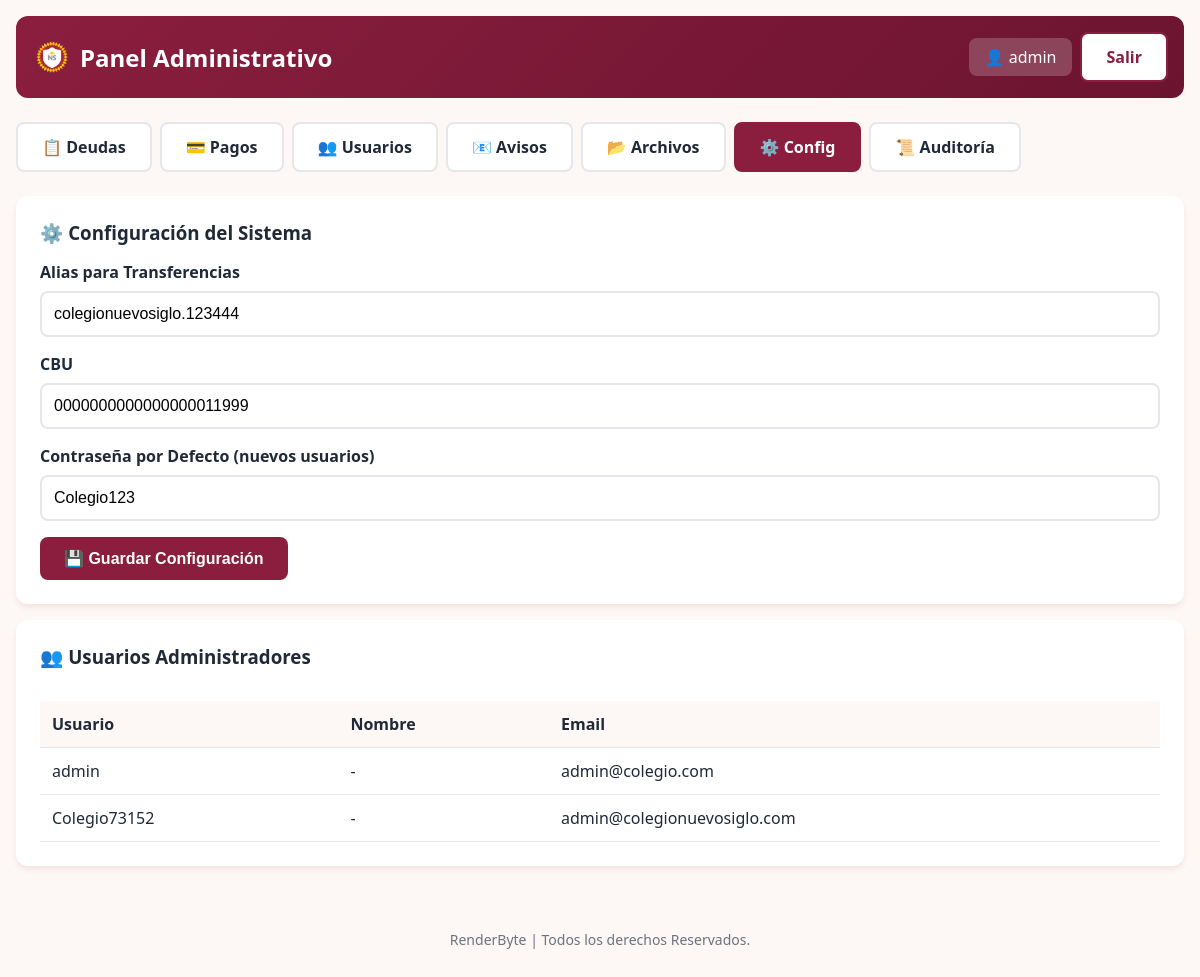
The app's page /admin-panel/config/ (signed in) with its own data.
### portal/models.py (models this page shows, shortened)
class ConfiguracionSistema(models.Model):
    alias_transferencia = models.CharField(max_length=100, default='colegio.nuevosiglo')
    cbu = models.CharField(max_length=22, default='0000000000000000000000')
    password_default = models.CharField(max_length=50, default='Colegio123')
    class Meta:
        verbose_name = "Configuración del Sistema"
        verbose_name_plural = "Configuración del Sistema"
    @classmethod
    def get_config(cls):
        config, _ = cls.objects.get_or_create(pk=1)
        return config

class PerfilUsuario(models.Model):
    ROL_CHOICES = [
        ('admin', 'Administrador'),
        ('padre', 'Padre/Responsable'),
    ]
    usuario = models.OneToOneField(User, on_delete=models.CASCADE, related_name='perfil')
    dni = models.BigIntegerField(null=True, blank=True, db_index=True, verbose_name="DNI")
    rol = models.CharField(max_length=20, choices=ROL_CHOICES, default='padre')
    must_change_password = models.BooleanField(default=True, verbose_name="Debe cambiar contraseña")
    class Meta:
        verbose_name = "Perfil de Usuario"
        verbose_name_plural = "Perfiles de Usuario"
    @property
    def es_admin(self):
        return self.rol == 'admin'

### portal/views.py (the view)
    def wrapper(request, *args, **kwargs):
        if not request.user.is_authenticated:
            return redirect('portal:login')
        if not hasattr(request.user, 'perfil') or not request.user.perfil.es_admin:
            messages.error(request, 'No tiene permisos para acceder a esta sección.')
            return redirect('portal:portal_padre')
        return view_func(request, *args, **kwargs)

### portal/views.py (called while the page is built, shortened)
def admin_required(view_func):
    def wrapper(request, *args, **kwargs):
        if not request.user.is_authenticated:
            return redirect('portal:login')
        if not hasattr(request.user, 'perfil') or not request.user.perfil.es_admin:
            messages.error(request, 'No tiene permisos para acceder a esta sección.')
            return redirect('portal:portal_padre')
        return view_func(request, *args, **kwargs)
    return wrapper

@login_required
@admin_required
def admin_config(request):
    config = ConfiguracionSistema.get_config()
    admins = PerfilUsuario.objects.filter(rol='admin').select_related('usuario')
    context = {
        'config': config,
        'admins': admins,
        'active_tab': 'config',
    }
    return render(request, 'portal/admin/config.html', context)

### portal/templates/portal/admin/config.html (shortened to what this page needs)
{% extends 'portal/admin/base_admin.html' %}
{% block admin_content %}
<div class="card">
    <h3 style="margin-bottom:1rem">⚙️ Configuración del Sistema</h3>
    <form method="POST">
        <div class="form-group">
            <label for="alias">Alias para Transferencias</label>
            <input type="text" id="alias" name="alias" value="{{ config.alias_transferencia }}">
        </div>
        <div class="form-group">
            <label for="cbu">CBU</label>
            <input type="text" id="cbu" name="cbu" value="{{ config.cbu }}" maxlength="22">
        </div>
        <div class="form-group">
            <label for="password_default">Contraseña por Defecto (nuevos usuarios)</label>
            <input type="text" id="password_default" name="password_default" value="{{ config.password_default }}">
        </div>
        <button type="submit" class="btn btn-primary">💾 Guardar Configuración</button>
    </form>
</div>
<div class="card" style="margin-top:1rem">
    <h3 style="margin-bottom:1rem">👥 Usuarios Administradores</h3>
    <div class="table-responsive">
        <table>
            <thead>
                <tr>
                    <th>Usuario</th>
                    <th>Nombre</th>
                    <th>Email</th>
                </tr>
            </thead>
            <tbody>
                {% for admin in admins %}
                <tr>
                    <td>{{ admin.usuario.username }}</td>
                    <td>{{ admin.usuario.get_full_name|default:"-" }}</td>
                    <td>{{ admin.usuario.email|default:"-" }}</td>
                </tr>
                {% empty %}
                <tr>
                    <td colspan="3" style="text-align:center;color:var(--text-light)">No hay administradores registrados
                    </td>
                </tr>
                {% endfor %}
            </tbody>
        </table>
    </div>
</div>
{% endblock %}

### portal/templates/portal/admin/base_admin.html (shortened to what this page needs)
{% extends 'portal/base.html' %}
{% load static %}
{% block content %}
<div class="container">
    <div class="header">
        <h1>
            <img src="{% static 'portal/img/logo_nuevo_siglo.png' %}" alt="Logo" class="logo"
                onerror="this.style.display='none'">
            Panel Administrativo
        </h1>
        <div class="header-actions">
            <span class="user-info">👤 {{ request.user.get_full_name|default:request.user.username }}</span>
            <a href="{% url 'portal:logout' %}" class="btn btn-outline" style="background:white">Salir</a>
        </div>
    </div>
    <div class="tabs">
        <a href="{% url 'portal:admin_deudas' %}" class="tab {% if active_tab == 'deudas' %}active{% endif %}">📋
            Deudas</a>
        <a href="{% url 'portal:admin_pagos' %}" class="tab {% if active_tab == 'pagos' %}active{% endif %}">💳
            Pagos</a>
        <a href="{% url 'portal:admin_usuarios' %}" class="tab {% if active_tab == 'usuarios' %}active{% endif %}">👥
            Usuarios</a>
        <a href="{% url 'portal:admin_avisos' %}" class="tab {% if active_tab == 'avisos' %}active{% endif %}">📧
            Avisos</a>
        <a href="{% url 'portal:admin_archivos' %}" class="tab {% if active_tab == 'archivos' %}active{% endif %}">📂
            Archivos</a>
        <a href="{% url 'portal:admin_config' %}" class="tab {% if active_tab == 'config' %}active{% endif %}">⚙️
            Config</a>
        <a href="{% url 'portal:admin_auditoria' %}" class="tab {% if active_tab == 'auditoria' %}active{% endif %}">📜
            Auditoría</a>
    </div>
    {% block admin_content %}{% endblock %}
</div>
<footer style="text-align: center; padding: 2rem; color: var(--text-light); font-size: 0.875rem;">
    <p><a href="https://renderbyte.net" target="_blank" style="color: inherit; text-decoration: none;">RenderByte |
            Todos los derechos Reservados.</a></p>
</footer>
{% endblock %}

### portal/templates/portal/base.html (style rules this page uses)
:root { --primary: #8B1E3F; --primary-dark: #6B1430; --secondary: #FFC107; --accent-orange: #FF8C00; --accent-blue: #4ECDC4; --danger: #dc2626; --warning: #f59e0b; --success: #10b981; --bg: #FDF8F5; --card: #ffffff; --text: #1f2937; --text-light: #6b7280; --border: #e5e7eb; --shadow: 0 4px 6px -1px rgba(139, 30, 63, 0.1); }
* { box-sizing: border-box; margin: 0; padding: 0; }
body { font-family: 'Segoe UI', system-ui, sans-serif; background: var(--bg); color: var(--text); min-height: 100vh; }
.container { max-width: 1200px; margin: 0 auto; padding: 1rem; }
.card { background: var(--card); border-radius: 12px; box-shadow: var(--shadow); padding: 1.5rem; margin-bottom: 1rem; }
.btn { display: inline-flex; align-items: center; gap: 0.5rem; padding: 0.75rem 1.5rem; border: none; border-radius: 8px; font-size: 1rem; font-weight: 600; cursor: pointer; transition: all 0.2s; text-decoration: none; }
.btn-primary { background: var(--primary); color: white; }
.btn-outline { background: transparent; border: 2px solid var(--primary); color: var(--primary); }
input, select, textarea { width: 100%; padding: 0.75rem; border: 2px solid var(--border); border-radius: 8px; font-size: 1rem; transition: border-color 0.2s; }
label { display: block; margin-bottom: 0.5rem; font-weight: 600; color: var(--text); }
.form-group { margin-bottom: 1rem; }
table { width: 100%; border-collapse: collapse; margin-top: 1rem; }
th, td { padding: 0.75rem; text-align: left; border-bottom: 1px solid var(--border); }
th { background: var(--bg); font-weight: 600; position: sticky; top: 0; }
.header { background: linear-gradient(135deg, var(--primary), var(--primary-dark)); color: white; padding: 1rem; margin-bottom: 1.5rem; border-radius: 12px; display: flex; justify-content: space-between; align-items: center; flex-wrap: wrap; gap: 1rem; }
.header h1 { font-size: 1.5rem; display: flex; align-items: center; gap: 0.5rem; }
.header-actions { display: flex; gap: 0.5rem; align-items: center; }
.user-info { background: rgba(255, 255, 255, 0.2); padding: 0.5rem 1rem; border-radius: 8px; }
.logo { width: 40px; height: 40px; border-radius: 50%; object-fit: cover; }
.table-responsive { overflow-x: auto; }
.tabs { display: flex; gap: 0.5rem; margin-bottom: 1.5rem; flex-wrap: wrap; }
.tab { padding: 0.75rem 1.5rem; background: var(--card); border: 2px solid var(--border); border-radius: 8px; cursor: pointer; font-weight: 600; transition: all 0.2s; text-decoration: none; color: var(--text); }
.tab.active { background: var(--primary); color: white; border-color: var(--primary); }

### records on screen
ConfiguracionSistema: alias "colegionuevosiglo.123444", cbu "0000000000000000011999", password_default "Colegio123"
PerfilUsuario: usuario.username "admin", usuario.get_full_name "-", usuario.email "admin@colegio.com"
PerfilUsuario: usuario.username "Colegio73152", usuario.get_full_name "-", usuario.email "admin@colegionuevosiglo.com"

### other values on screen
{{ request.user.get_full_name|default:request.user.username }} "admin"
